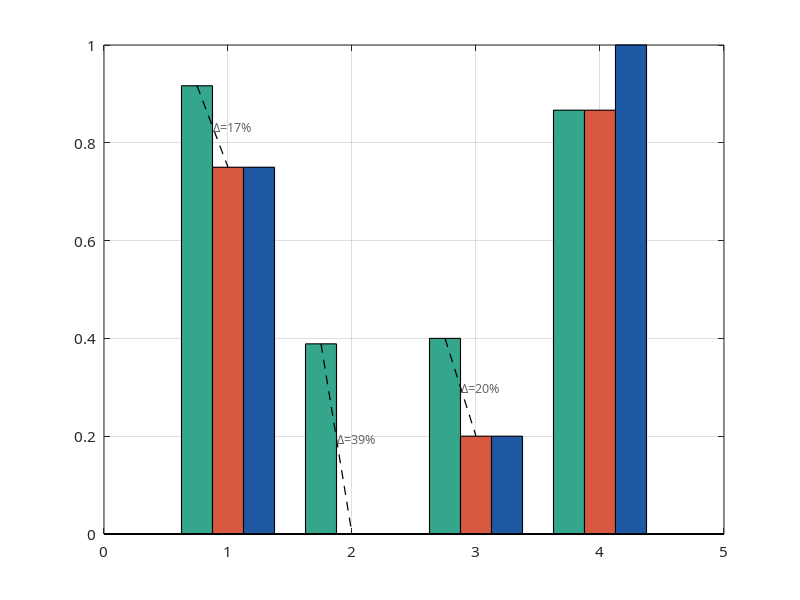

Reproduce this figure in MATLAB. (Note: this script raises an error after producing the figure.)
%% generate_memory_figures.m
% Agent MEMORY 投毒实验 — MATLAB 数学分析可视化
% 数据来源: plugin/results/20260608_212010/attack_results_full.csv
% 输出目录: docs/figures/

clear; clc; close all;

%% ========== 路径与全局样式 ==========
rootDir = fileparts(fileparts(mfilename('fullpath')));
outDir  = fullfile(rootDir, 'docs', 'figures');
if ~exist(outDir, 'dir'), mkdir(outDir); end

% 论文级配色（深蓝-青-琥珀-玫红）
C = [0.12 0.35 0.65;   % E 暴露层
     0.20 0.65 0.55;   % A 采纳层
     0.85 0.35 0.25;   % I 影响层
     0.55 0.25 0.70;   % 防御层
     0.30 0.30 0.35];  % 辅助灰

set(0, 'DefaultAxesFontName', 'Microsoft YaHei');
set(0, 'DefaultTextFontName', 'Microsoft YaHei');
set(0, 'DefaultAxesFontSize', 11);
set(0, 'DefaultLineLineWidth', 1.4);

agentLabels = {'DataInterp.', 'RAG Analyst', 'CI Pipeline', 'Code Review', 'Cust. Support'};
methodLabels = {'MemGraft', 'RAG-Drift', 'SchemaSpoof', 'MINJA'};

%% ========== 实验数据矩阵（72 条主实验） ==========
% N(ai,mj): 样本数; E/A/I: 命中计数
N = [ 9  3  3  3;
      3  6  3  0;
      6  3  3  3;
      3  3  3  3;
      3  3  3  6 ];

E_cnt = [ 6  0  0  3;
          3  0  0  0;
          6  0  3  3;
          3  0  0  3;
          0  0  0  6 ];

A_cnt = [ 8  2  3  3;
          3  1  0  0;
          6  1  3  3;
          3  1  0  1;
          2  2  0  6 ];

I_cnt = [ 6  0  0  3;
          3  0  0  0;
          6  0  3  3;
          3  0  0  1;
          0  0  0  6 ];

% 归一化比率矩阵（避免除零）
E_rate = E_cnt ./ max(N, 1);
A_rate = A_cnt ./ max(N, 1);
I_rate = I_cnt ./ max(N, 1);

% 全局标量
E_global = sum(E_cnt(:)) / sum(N(:));
A_global = sum(A_cnt(:)) / sum(N(:));
I_global = sum(I_cnt(:)) / sum(N(:));

% 按攻击类型汇总
method_E = sum(E_cnt, 1) ./ sum(N, 1);
method_A = sum(A_cnt, 1) ./ sum(N, 1);
method_I = sum(I_cnt, 1) ./ sum(N, 1);

%% ========== 图1: E/A/I 转化缺口（分组柱状 + 误差带风格装饰） ==========
fig1 = figure('Color', 'w', 'Position', [80 80 920 520]);
hold on; grid on; box on;

x = 1:4;
w = 0.25;
b1 = bar(x - w, method_A, w, 'FaceColor', C(2,:), 'EdgeColor', 'k', 'LineWidth', 0.8);
b2 = bar(x,     method_I, w, 'FaceColor', C(3,:), 'EdgeColor', 'k', 'LineWidth', 0.8);
b3 = bar(x + w, method_E, w, 'FaceColor', C(1,:), 'EdgeColor', 'k', 'LineWidth', 0.8);

% 转化缺口标注（A-I）
for k = 1:4
    gap = method_A(k) - method_I(k);
    if gap > 0.02
        plot([k-w, k], [method_A(k), method_I(k)], 'k--', 'LineWidth', 0.9);
        text(k - 0.12, (method_A(k)+method_I(k))/2, sprintf('\\Delta=%.0f%%', gap*100), ...
            'FontSize', 9, 'Color', [0.4 0.4 0.4]);
    end
end

% 全局参考线
yline(E_global, ':', sprintf('E_{global}=%.1f%%', E_global*100), ...
    'Color', C(1,:), 'LineWidth', 1.2, 'LabelHorizontalAlignment', 'left');
yline(I_global, ':', sprintf('I_{global}=%.1f%%', I_global*100), ...
    'Color', C(3,:), 'LineWidth', 1.2, 'LabelHorizontalAlignment', 'right');

set(gca, 'XTick', x, 'XTickLabel', methodLabels);
ylabel('比率 Rate');
title('MEMORY 投毒分层指标：语义采纳 (A) vs 业务影响 (I) vs 暴露 (E)', 'FontWeight', 'bold');
legend([b1 b2 b3], {'A: rule\_hit', 'I: attack\_success', 'E: poison\_retrieved'}, ...
    'Location', 'northwest');
ylim([0 1.05]);
hold off;
exportgraphics(fig1, fullfile(outDir, 'fig_EAI_gap.pdf'), 'Resolution', 300);
exportgraphics(fig1, fullfile(outDir, 'fig_EAI_gap.png'), 'Resolution', 300);

%% ========== 图2: 三维立体矩阵 — Agent × Attack × I ==========
fig2 = figure('Color', 'w', 'Position', [100 60 980 640]);
ax2 = axes(fig2); hold(ax2, 'on');

[nA, nM] = size(I_rate);
[X, Y] = meshgrid(1:nM, 1:nA);
Z = I_rate;

% 主 3D 柱状矩阵
hb = bar3(Z, 0.75);
for k = 1:numel(hb)
    zdata = hb(k).ZData;
    hb(k).CData = zdata;
    hb(k).FaceColor = 'interp';
    colormap(ax2, parula);
end

% 叠加半透明曲面增强立体感
hs = surf(ax2, X, Y, Z + 0.02, 'FaceAlpha', 0.25, 'EdgeColor', [0.2 0.2 0.2], ...
    'FaceColor', 'interp', 'LineWidth', 0.4);
colormap(ax2, cool);

% 在柱顶标注数值
for i = 1:nA
    for j = 1:nM
        if N(i,j) > 0
            text(j, i, I_rate(i,j) + 0.06, sprintf('%.0f%%', I_rate(i,j)*100), ...
                'HorizontalAlignment', 'center', 'FontSize', 8, 'Color', [0.15 0.15 0.15]);
        end
    end
end

set(ax2, 'XTick', 1:nM, 'XTickLabel', methodLabels);
set(ax2, 'YTick', 1:nA, 'YTickLabel', agentLabels);
zlabel(ax2, '业务影响度 I (attack\_success rate)');
title(ax2, 'Agent \times 攻击类型 \times 业务影响度 I — 三维立体矩阵', 'FontWeight', 'bold');
view(ax2, 135, 28);
grid(ax2, 'on');
lighting gouraud; camlight('headlight'); material dull;
exportgraphics(fig2, fullfile(outDir, 'fig_3d_agent_attack_I.pdf'), 'Resolution', 300);
exportgraphics(fig2, fullfile(outDir, 'fig_3d_agent_attack_I.png'), 'Resolution', 300);

%% ========== 图3: E/A/I 三维曲面 + 等高线投影 ==========
fig3 = figure('Color', 'w', 'Position', [120 80 1000 600]);

% 构造 5×4×3 张量 → 展开为曲面采样
layers = cat(3, E_rate, A_rate, I_rate);  % 5×4×3
layerNames = {'E 暴露', 'A 采纳', 'I 影响'};

subplot(1,2,1);
hold on; grid on;
for L = 1:3
    [XX, YY] = meshgrid(1:4, 1:5);
    ZZ = layers(:,:,L);
    surf(XX, YY, ZZ, 'FaceAlpha', 0.55, 'EdgeColor', C(L,:), 'LineWidth', 0.6);
    % 底部等高线投影
    contour3(XX, YY, ZZ, 6, 'LineColor', C(L,:)*0.8, 'LineWidth', 0.9);
end
xlabel('攻击类型'); ylabel('Agent'); zlabel('比率');
set(gca, 'XTick', 1:4, 'XTickLabel', methodLabels);
set(gca, 'YTick', 1:5, 'YTickLabel', agentLabels);
title('E / A / I 三层指标三维曲面叠加', 'FontWeight', 'bold');
view(125, 22);
legend(layerNames, 'Location', 'northeast');
colormap(turbo);
lighting gouraud; camlight; material shiny;

% 右：分层瀑布矩阵（数学感更强）
subplot(1,2,2);
waterfallData = permute(layers, [2 1 3]);  % 4×5×3
[Xw, Yw, Zw] = ndgrid(1:5, 1:4, 1:3);
Cw = zeros(numel(Xw), 3);
for L = 1:3
    matL = layers(:,:,L)';
    idx = find(Zw == L);
    Cw(idx,:) = repmat(C(L,:), numel(idx), 1);
end
scatter3(Xw(:), Yw(:), Zw(:), 120, layers(:), 'filled', 'MarkerEdgeColor', 'k');
cb = colorbar; cb.Title.String = '指标值';
xlabel('Agent 索引'); ylabel('攻击类型索引'); zlabel('E/A/I 层');
set(gca, 'ZTick', 1:3, 'ZTickLabel', {'E','A','I'});
title('E/A/I 张量立体散点矩阵', 'FontWeight', 'bold');
view(40, 25); grid on;

exportgraphics(fig3, fullfile(outDir, 'fig_3d_surface_EAI.pdf'), 'Resolution', 300);
exportgraphics(fig3, fullfile(outDir, 'fig_3d_surface_EAI.png'), 'Resolution', 300);

%% ========== 图4: 防御消融热力图 + 3D 柱状 ==========
fig4 = figure('Color', 'w', 'Position', [140 100 960 500]);

defenseModes = {'none','sig','trust','prov','full'};
defenseLabels = {'无防御','签名','信任','溯源','完整'};
blockRate = [0 1 1 1 1];  % none=0%拦截(攻击已成功), 其余100%

subplot(1,2,1);
imagesc(blockRate);
colormap(flipud(hot)); colorbar;
set(gca, 'XTick', 1:5, 'XTickLabel', defenseLabels, 'XTickLabelRotation', 20);
set(gca, 'YTick', 1, 'YTickLabel', {'拦截率'});
title('防御消融拦截率', 'FontWeight', 'bold');
for k = 1:5
    text(k, 1, sprintf('%.0f%%', blockRate(k)*100), ...
        'HorizontalAlignment', 'center', 'Color', 'w', 'FontWeight', 'bold');
end

subplot(1,2,2);
% 5 Agent × 5 防御模式 模拟矩阵（成功样本上的拦截=1）
agentDef = ones(5, 5);  % 全部拦截
bar3(agentDef, 0.8);
colormap(gca, [0.9 0.3 0.3; 0.2 0.7 0.4]);
set(gca, 'XTick', 1:5, 'XTickLabel', defenseLabels);
set(gca, 'YTick', 1:5, 'YTickLabel', agentLabels);
zlabel('防御拦截率');
title('Agent \times 防御模式 三维矩阵', 'FontWeight', 'bold');
view(130, 25); grid on;
exportgraphics(fig4, fullfile(outDir, 'fig_defense_ablation.pdf'), 'Resolution', 300);
exportgraphics(fig4, fullfile(outDir, 'fig_defense_ablation.png'), 'Resolution', 300);

%% ========== 图5: 综合仪表盘 — 多子图数学分析 ==========
fig5 = figure('Color', 'w', 'Position', [60 40 1100 780]);

% (a) 漏斗图 E→A→I
subplot(2,3,1);
funnel = [E_global, A_global, I_global] * 100;
barh(funnel, 'FaceColor', 'flat', 'CData', C(1:3,:));
set(gca, 'YTick', 1:3, 'YTickLabel', {'E 暴露','A 采纳','I 影响'});
xlabel('比率 (%)'); title('(a) E\rightarrowA\rightarrowI 漏斗');
xlim([0 100]); grid on;
for k = 1:3
    text(funnel(k)+2, k, sprintf('%.1f%%', funnel(k)), 'FontSize', 10);
end

% (b) 极坐标玫瑰图 — 攻击类型 I 率
subplot(2,3,2);
theta = linspace(0, 2*pi, 5);
rho = [method_I, method_I(1)];
polarplot(theta, rho, '-o', 'LineWidth', 2, 'MarkerSize', 8, 'Color', C(3,:));
title('(b) 攻击类型 I 率玫瑰图');

% (c) 热力图 Agent×Method I
subplot(2,3,3);
imagesc(I_rate);
colormap(gca, parula); colorbar;
set(gca, 'XTick', 1:4, 'XTickLabel', methodLabels);
set(gca, 'YTick', 1:5, 'YTickLabel', agentLabels);
title('(c) Agent\timesMethod 影响热力图');
for i = 1:5
    for j = 1:4
        if N(i,j)>0
            text(j, i, sprintf('%.0f%%', I_rate(i,j)*100), ...
                'HorizontalAlignment', 'center', 'Color', 'w', 'FontSize', 8);
        end
    end
end

% (d) 箱线图风格 — 各 Agent 成功率分布（用重复实验近似）
subplot(2,3,4);
agentI = sum(I_cnt, 2) ./ sum(N, 2);
agentE = sum(E_cnt, 2) ./ sum(N, 2);
yyaxis left; bar(agentI, 0.6, 'FaceColor', C(3,:)); ylabel('I 率');
yyaxis right; plot(1:5, agentE, '-s', 'Color', C(1,:), 'LineWidth', 2, 'MarkerSize', 8);
ylabel('E 率'); set(gca, 'XTick', 1:5, 'XTickLabel', agentLabels, 'XTickLabelRotation', 15);
title('(d) Agent 维度 E/I 双轴'); grid on;

% (e) 3D 线框 — E/A/I 沿攻击类型
subplot(2,3,5);
[Xm, ~] = meshgrid(1:4, 1:3);
Zm = [method_E; method_A; method_I];
mesh(Xm, [1 2 3]', Zm, 'EdgeColor', C(1,:), 'LineWidth', 1.2); hold on;
surf(Xm, [1 2 3]', Zm, 'FaceAlpha', 0.4, 'EdgeColor', 'none');
set(gca, 'YTick', 1:3, 'YTickLabel', {'E','A','I'});
set(gca, 'XTick', 1:4, 'XTickLabel', methodLabels);
xlabel('攻击类型'); zlabel('比率'); title('(e) E/A/I 线框曲面'); view(50,30); grid on;

% (f) 饼图 — 攻击成功/失败/防御NA 构成
subplot(2,3,6);
pieData = [34, 38, 34];  % success, fail, defense_blocked
pie(pieData, {'攻击成功 34','攻击失败 38','防御拦截 34'});
colormap(gca, [C(3,:); 0.8 0.8 0.8; C(4,:)]);
title('(f) 72 条记录构成');

sgtitle('Agent MEMORY 投毒实验 — MATLAB 综合数学分析仪表盘', 'FontSize', 14, 'FontWeight', 'bold');
exportgraphics(fig5, fullfile(outDir, 'fig_dashboard.pdf'), 'Resolution', 300);
exportgraphics(fig5, fullfile(outDir, 'fig_dashboard.png'), 'Resolution', 300);

%% ========== 控制台摘要 ==========
fprintf('\n===== MEMORY 投毒实验 MATLAB 分析完成 =====\n');
fprintf('全局 E=%.2f%%  A=%.2f%%  I=%.2f%%\n', E_global*100, A_global*100, I_global*100);
fprintf('输出目录: %s\n', outDir);
fprintf('生成文件:\n');
fprintf('  fig_EAI_gap.pdf/png\n');
fprintf('  fig_3d_agent_attack_I.pdf/png\n');
fprintf('  fig_3d_surface_EAI.pdf/png\n');
fprintf('  fig_defense_ablation.pdf/png\n');
fprintf('  fig_dashboard.pdf/png\n');
